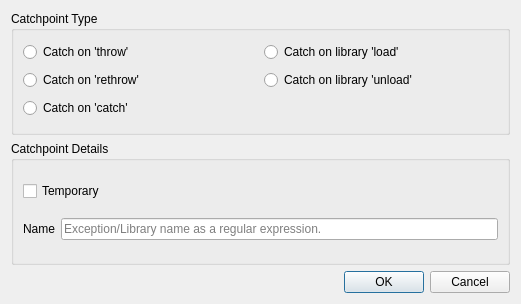
<?xml version="1.0" encoding="UTF-8"?>
<ui version="4.0">
 <class>SeerCatchpointCreateDialogForm</class>
 <widget class="QDialog" name="SeerCatchpointCreateDialogForm">
  <property name="geometry">
   <rect>
    <x>0</x>
    <y>0</y>
    <width>521</width>
    <height>304</height>
   </rect>
  </property>
  <property name="windowTitle">
   <string>Create a Catchpoint</string>
  </property>
  <layout class="QVBoxLayout" name="verticalLayout">
   <item>
    <widget class="QGroupBox" name="catchpointTypeGroupBox">
     <property name="title">
      <string>Catchpoint Type</string>
     </property>
     <layout class="QGridLayout" name="gridLayout_2">
      <item row="0" column="0">
       <widget class="QRadioButton" name="throwRadioButton">
        <property name="text">
         <string>Catch on 'throw'</string>
        </property>
        <attribute name="buttonGroup">
         <string notr="true">typeButtonGroup</string>
        </attribute>
       </widget>
      </item>
      <item row="0" column="1">
       <widget class="QRadioButton" name="loadRadioButton">
        <property name="text">
         <string>Catch on library 'load'</string>
        </property>
        <attribute name="buttonGroup">
         <string notr="true">typeButtonGroup</string>
        </attribute>
       </widget>
      </item>
      <item row="1" column="0">
       <widget class="QRadioButton" name="rethrowRadioButton">
        <property name="text">
         <string>Catch on 'rethrow'</string>
        </property>
        <attribute name="buttonGroup">
         <string notr="true">typeButtonGroup</string>
        </attribute>
       </widget>
      </item>
      <item row="1" column="1">
       <widget class="QRadioButton" name="unloadRadioButton">
        <property name="text">
         <string>Catch on library 'unload'</string>
        </property>
        <attribute name="buttonGroup">
         <string notr="true">typeButtonGroup</string>
        </attribute>
       </widget>
      </item>
      <item row="2" column="0">
       <widget class="QRadioButton" name="catchRadioButton">
        <property name="text">
         <string>Catch on 'catch'</string>
        </property>
        <attribute name="buttonGroup">
         <string notr="true">typeButtonGroup</string>
        </attribute>
       </widget>
      </item>
     </layout>
    </widget>
   </item>
   <item>
    <widget class="QGroupBox" name="catchpointDetailsGroupBox">
     <property name="title">
      <string>Catchpoint Details</string>
     </property>
     <layout class="QGridLayout" name="gridLayout">
      <item row="0" column="0" colspan="2">
       <widget class="QCheckBox" name="temporaryCheckBox">
        <property name="text">
         <string>Temporary</string>
        </property>
       </widget>
      </item>
      <item row="1" column="0">
       <widget class="QLabel" name="nameLabel">
        <property name="text">
         <string>Name</string>
        </property>
       </widget>
      </item>
      <item row="1" column="1">
       <widget class="QLineEdit" name="nameLineEdit">
        <property name="placeholderText">
         <string>Exception/Library name as a regular expression.</string>
        </property>
        <property name="clearButtonEnabled">
         <bool>true</bool>
        </property>
       </widget>
      </item>
     </layout>
    </widget>
   </item>
   <item>
    <widget class="QDialogButtonBox" name="buttonBox">
     <property name="orientation">
      <enum>Qt::Horizontal</enum>
     </property>
     <property name="standardButtons">
      <set>QDialogButtonBox::Cancel|QDialogButtonBox::Ok</set>
     </property>
    </widget>
   </item>
  </layout>
 </widget>
 <resources/>
 <connections>
  <connection>
   <sender>buttonBox</sender>
   <signal>accepted()</signal>
   <receiver>SeerCatchpointCreateDialogForm</receiver>
   <slot>accept()</slot>
   <hints>
    <hint type="sourcelabel">
     <x>248</x>
     <y>254</y>
    </hint>
    <hint type="destinationlabel">
     <x>157</x>
     <y>274</y>
    </hint>
   </hints>
  </connection>
  <connection>
   <sender>buttonBox</sender>
   <signal>rejected()</signal>
   <receiver>SeerCatchpointCreateDialogForm</receiver>
   <slot>reject()</slot>
   <hints>
    <hint type="sourcelabel">
     <x>316</x>
     <y>260</y>
    </hint>
    <hint type="destinationlabel">
     <x>286</x>
     <y>274</y>
    </hint>
   </hints>
  </connection>
 </connections>
 <buttongroups>
  <buttongroup name="typeButtonGroup"/>
 </buttongroups>
</ui>
